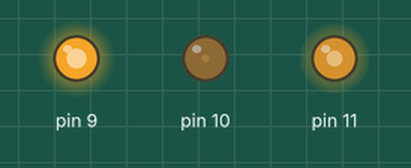
Simulated run of this sketch. Board: Arduino Uno, built with avr-gcc and run on an emulated ATmega328P. Parts: output pins drawn as LEDs (lit = HIGH). Random numbers use the default seed unless the sketch sets one.

Above: at 0.1 s.
At 4.1 s:
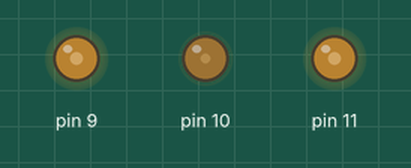
At 9.1 s:
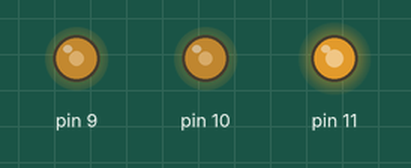
At 19.1 s:
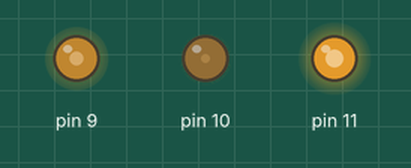
At 28.1 s:
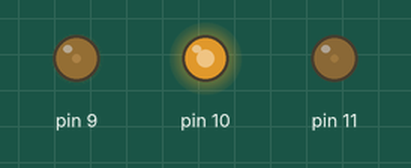
At 38.1 s:
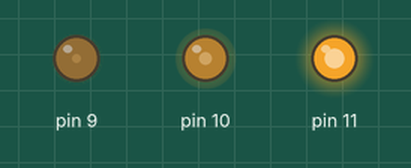
Timing chart, 0 to 40.0 s (numbered marks = the images above):
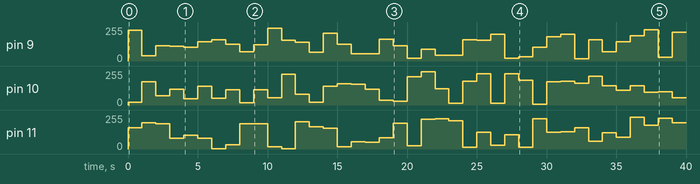

Measured:
- by itself, pin 10: 0/255 → 19/255 at 0.00 s, → 175/255 1.0 s later, → 68/255 1.0 s later, → 120/255 1.0 s later, … (40 changes in this stretch)
- by itself, pin 11: 0/255 → 158/255 at 0.00 s, → 197/255 1.0 s later, → 188/255 1.0 s later, → 80/255 1.0 s later, … (40 changes in this stretch)

The sketch:

HSB.ino
```cpp
void setup()
{
  PORTB = 255;
}

void loop()
{
  //long c = col(millis() * 0.0001, 1, 1);
  //int r = (c >> 16) & 255;
  //int g = (c >> 8) & 255;
  //int b = (c >> 0) & 255;

  int r = (int)random(0, 255);
  int g = (int)random(0, 255);
  int b = (int)random(0, 255);

  analogWrite(9, r);
  analogWrite(10, g);
  analogWrite(11, b);

  delay(1000);
}

long col (float hue, float saturation, float brightness)
{
  int r = 0;
  int g = 0;
  int b = 0;
  if (saturation == 0) {
      r = g = b = (int) (brightness * 255.0 + 0.5);
  } else {
      float h = (hue - (float)floor(hue)) * 6.0;
      float f = h - (float)floor(h);
      float p = brightness * (1.0 - saturation);
      float q = brightness * (1.0 - saturation * f);
      float t = brightness * (1.0 - (saturation * (1.0 - f)));
      switch ((int) h) {
      case 0:
          r = (int) (brightness * 255.0 + 0.5);
          g = (int) (t * 255.0 + 0.5);
          b = (int) (p * 255.0 + 0.5);
          break;
      case 1:
          r = (int) (q * 255.0 + 0.5);
          g = (int) (brightness * 255.0 + 0.5);
          b = (int) (p * 255.0 + 0.5);
          break;
      case 2:
          r = (int) (p * 255.0 + 0.5);
          g = (int) (brightness * 255.0 + 0.5);
          b = (int) (t * 255.0 + 0.5);
          break;
      case 3:
          r = (int) (p * 255.0 + 0.5);
          g = (int) (q * 255.0 + 0.5);
          b = (int) (brightness * 255.0 + 0.5);
          break;
      case 4:
          r = (int) (t * 255.0 + 0.5);
          g = (int) (p * 255.0 + 0.5);
          b = (int) (brightness * 255.0 + 0.5);
          break;
      case 5:
          r = (int) (brightness * 255.0 + 0.5);
          g = (int) (p * 255.0 + 0.5);
          b = (int) (q * 255.0 + 0.5);
          break;
      }
  }

  return (r << 16) | (g << 8) | (b << 0);
}
```
